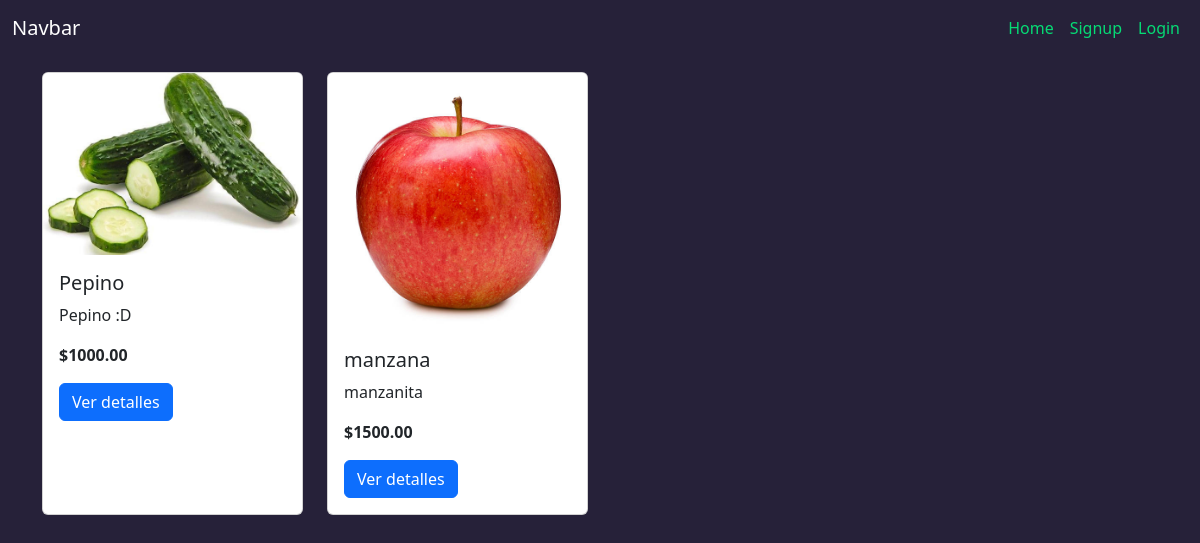
The app's page /items/, older data.
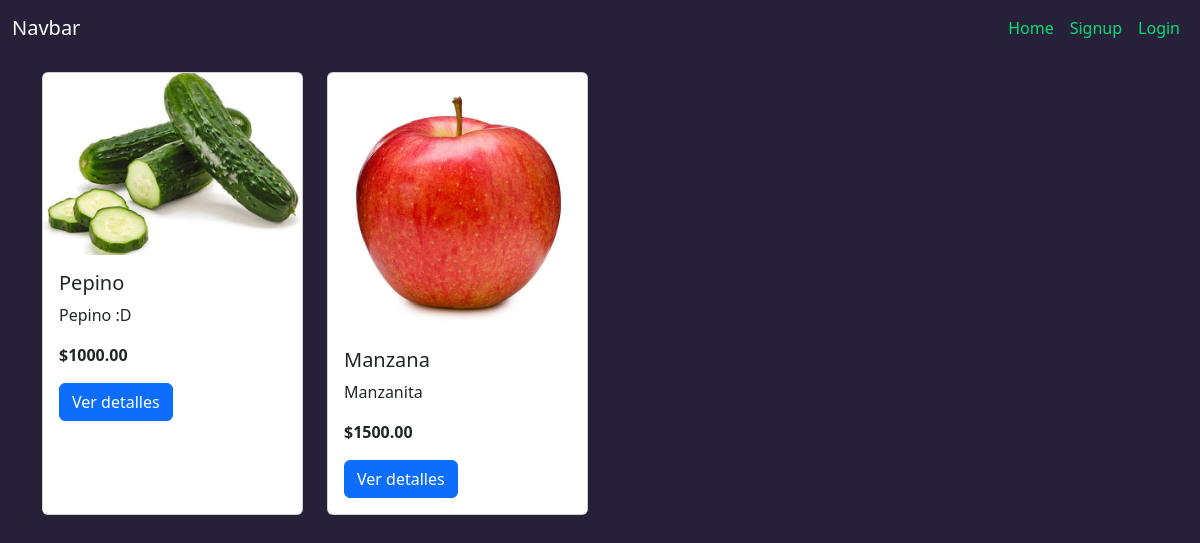
The same page, newer data.
### tasks/models.py (models this page shows, shortened)
class Item(models.Model):
    name = models.CharField(max_length=100)
    image = models.ImageField(upload_to='productos/', null=True, blank=True)
    description = models.TextField()
    price = models.DecimalField(max_digits=10, decimal_places=2)

### tasks/views.py (the view)
# urls.py: path('items/', views.item_list, name='item_list'),
def item_list(request):
    items = Item.objects.all()
    return render(request, 'item_list.html', {'items': items})

### tasks/templates/item_list.html
{% extends 'base.html' %}
{% block content %}
<div class="container mt-5">
  <div class="row">
      {% for item in items %}
      <div class="col-md-6 col-lg-3 mb-4 mt-4">
          <div class="card h-100">
              <img src="{{ item.image.url }}" class="card-img-top img-fluid" alt="{{ item.nombre }}">
              <div class="card-body">
                  <h5 class="card-title">{{ item.name }}</h5>
                  <p class="card-text">{{ item.description }}</p>
                  <p class="card-text"><strong>${{ item.price }}</strong></p>
                  <a href="{% url 'item_detail' item.pk %}" class="btn btn-primary">Ver detalles</a>
              </div>
          </div>
      </div>
      {% empty %}
      <p>No hay productos disponibles.</p>
      {% endfor %}
  </div>
</div>
{% endblock %}

Row changes from the older to the newer data that the page shows:
changed Item: name "manzana" → "Manzana"; description "manzanita" → "Manzanita"
